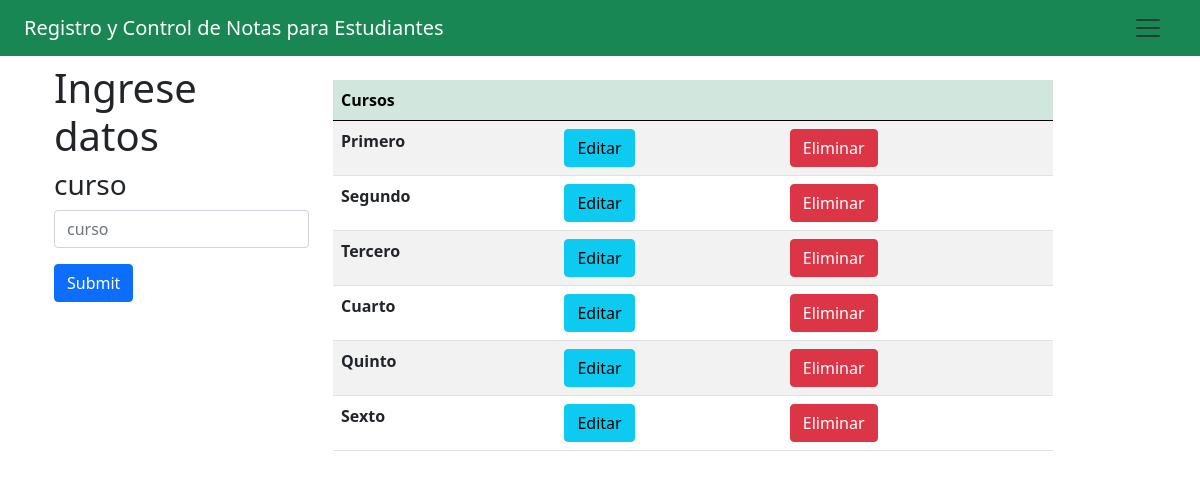
The app's page /app/mostrar_datos_cursos.php (signed in) with its own data.
### tables this page shows
CREATE TABLE `cursos` (
  `idCurso` int(11) NOT NULL,
  `nomCurso` varchar(25) NOT NULL
);

### app/mostrar_datos_cursos.php (the view, shortened to what this page needs)
<?php
     include ("../inc/menu_administrador.php");
     require_once ('../bd/conexion.php');
    $sql="SELECT *  FROM cursos";
    $query=mysqli_query($conexion,$sql);
?>
<!DOCTYPE html>
<html lang="en">
    <head>
        <link rel="stylesheet" href="../styles.css">
        <link href="https://cdn.jsdelivr.net/npm/bootstrap@5.0.2/dist/css/bootstrap.min.css" rel="stylesheet">
        <link rel="stylesheet" type="text/css" href="https://cdn.datatables.net/v/bs5/dt-1.13.1/datatables.min.css"/>
    </head>
    <body>
            <div class="container mt-5">
                    <div class="row">
                        <div class="col-md-3">
                            <h1>Ingrese datos</h1>
                            <h3>curso</h3>
                                <form action="anadir_curso.php" method="POST">
                                    <input type="text" class="form-control mb-3" name="curso" placeholder="curso">
                                    <input type="submit" class="btn btn-primary">
                                </form>
                        </div>
                        <div class="col-md-8">
                            <table class="table table-striped mt-3" id="mitabla">
                                <thead class="table-success table-striped" >
                                    <tr>
                                    <th>Cursos</th>
                                        <th></th>
                                        <th></th>
                                    </tr>
                                </thead>
                                <tbody>
                                        <?php
                                            while($row=mysqli_fetch_array($query)){
                                        ?>
                                            <tr>
                                                <th ><?php echo $row['nomCurso'] ?></th>
                                                <th><a href="modificarDatos_cursos.php?id=<?php echo $row['idCurso'] ?>" class="btn btn-info">Editar</a></th>
                                                <th><a href="Eliminar_datos_cursos.php?id=<?php echo $row['idCurso'] ?>" class="btn btn-danger" >Eliminar</a></th>
                                            </tr>
                                        <?php
                                            }
                                        ?>
                                </tbody>
                            </table>
                        </div>
                    </div>
            </div>
    </body>
</html>

### records on screen
cursos: nomCurso "Primero"
cursos: nomCurso "Segundo"
cursos: nomCurso "Tercero"
cursos: nomCurso "Cuarto"
cursos: nomCurso "Quinto"
cursos: nomCurso "Sexto"
